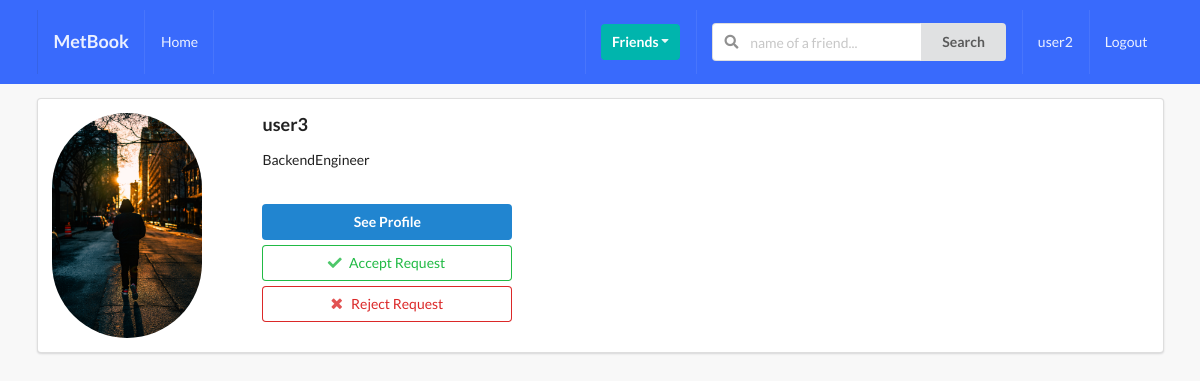
Page /profiles/my_invites (signed in) on the committed database.
### profiles_app/models.py (models this page shows, shortened)
class Profile(models.Model):
    first_name = models.CharField(max_length=250, blank = True)
    last_name = models.CharField(max_length=250, blank = True)
    user = models.OneToOneField(User, on_delete = models.CASCADE)
    bio = models.CharField(max_length=250, blank=True)
    email = models.EmailField(max_length=250, blank=True)
    image = models.ImageField(default="default.png", upload_to="images/")
    friends = models.ManyToManyField(User, blank=True, related_name="friends")
    slug = models.SlugField(unique=True, blank=True)
    created = models.DateTimeField(auto_now_add = True)
    updated = models.DateTimeField(auto_now = True)
    objects = ProfileManager()

### profiles_app/views.py (the view)
# urls.py: path("my_invites", invites_received_view, name="invites-received-view"),
def invites_received_view(request):
    profile = Profile.objects.get(user = request.user)
    qs = Relationship.objects.invitations_received(profile)
    results = list(map(lambda x: x.sender, qs))
    is_empty = False
    if len(results) == 0:
        is_empty = True
    context = {"qs":results, "is_empty":is_empty}
    return render(request, "profiles_app/my_invites.html", context)

### profiles_app/models.py (called while the page is built)
    def invitations_received(self, receiver):
        qs = Relationship.objects.filter(receiver=receiver, status="request")
        return qs

### profiles_app/templates/profiles_app/my_invites.html (shortened to what this page needs)
{% extends 'base.html' %}
{% block content %}
    {% for obj in qs %}
        <div class="ui segment">
            <div class="ui grid">
                <div class="row">
                    <div class="three wide column">
                        <img class="ui small circular image" src="{{obj.image.url}}">
                    </div>
                    <div class="thirteen wide column">
                        <h3>{{obj.user}}</h3>
                        <p>{{obj.bio}}</p><br>
                        <a href=""><button class="ui primary button w-big mb-5">See Profile</button></a>
                        <form action="{% url 'profiles:accept-request' %}" method="POST"> {% csrf_token %}
                            <button type="submit" class="ui positive basic button w-big mb-5"><i class="check icon"></i>Accept Request</button>
                        </form>
                        <form action="{% url 'profiles:reject-request' %}" method="POST"> {% csrf_token %}
                            <button type="submit" class="ui negative basic button w-big mb-5"><i class="close icon"></i>Reject Request</button>
                        </form>
                    </div>
                </div>
            </div>
        </div>
    {% endfor %}
{% endblock content %}

### templates/navbar.html (shortened to what this page needs)
<div class="ui inverted menu nav mb-7">
    <div class="ui container">
      <a href="{% url 'home' %}" class="item">
          <h3>MetBook</h3>
      </a>
      {% if request.user.is_authenticated %}
      <a href="{% url 'home' %}" class="item">
          Home
      </a>
      {% endif %}
      <div class="right menu">
          {% if request.user.is_authenticated %}
          <div class="item">
              <div class="ui floating dropdown icon button teal"> Friends
                  <i class="dropdown icon"></i>
               </div>
          </div>
               <div class="item">
                <form action="" method="GET">
                  <div class="ui action left icon input">
                  <input class="prompt" type="text" name='q' placeholder="name of a friend...">
                  <button type='submit' class="ui button">Search</button>
                  </div>
              </form>
              </div>
              <a href="" class="item">
                   {{ request.user }}
              </a>
              <a href="" class="ui item">
                  Logout
              </a>
          {% else %}
          <a href="" class="ui item">
                  Login
              </a>
          {% endif %}
      </div>
    </div>
  </div>

### static/css/styles.css (style rules this page uses)
body { background: #f8f8f8 !important; }
.nav { border-radius: 0% !important; padding: 10px 0 10px 0 !important; background-color: #396afc !important; }
.mb-5 { margin-bottom: 5px !important; }
.w-big { width: 250px !important; }

### rows in the picture
Profile: image (picture), user "user3", bio "BackendEngineer"

### other values in the picture
{{ request.user }} "user2"
